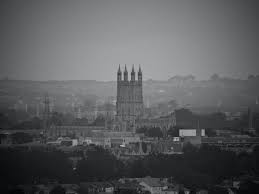
#> input picture lec/contrast_enhancement/image/low-contrast-image.jpg, 259 x 194 px, found by its file name
$ jupyter execute ComVis_GrayLevelSlicing.ipynb
#> lines starting #> are read from the running program, lines starting #| are printed output that depends on the picture; after the words box and inside, x2 and y2 are one past the last pixel; in counts of white or black regions, pixels touching at a corner belong together
# Contrast Enhancement
In this process, we will implement the contrast enhancement algorithm on a low contrast image using `Gray Level Slicing Transformation` technique.

Acknowledge:
- The code algorithm is inspired from following links:
[Image Processing, "Part 3: Intensity Transformation and Spatial Filters"](https://www.philadelphia.edu.jo/academics/hhardan/uploads/Image_Processing-ch3_part_3.pdf) by Hanan Hardan
- The image was taken from following links:
[Low Contrast Image](https://unsplash.com/s/photos/low-contrast)

By:
Denny Alvito Ginting
2440101300

## Importing Libraries

[cell 1]
# OpenCV Library
import cv2

# Mathematical Function
import numpy as np

# Visualization
import matplotlib.pyplot as plt
import seaborn as sns
from google.colab.patches import cv2_imshow

## Importing image

[cell 2]
image = cv2.imread('/content/low-contrast-image.jpg')
#> image is the input picture: shape (194, 259, 3); mean B, G, R 93.6, 91.6, 90.6

## Showing image

[cell 3]
cv2_imshow(image)

## Gray Scaling the Image
Following image seems like it has been gray scaled, but let's perform gray scaling process from `OpenCV` to make sure.

[cell 4]
grayscale_img = cv2.cvtColor(image, cv2.COLOR_BGR2GRAY)

cv2_imshow(grayscale_img)

> Yep, seems like the image doesn't change too much.

## Exploring the Image
We will do some process as such:
- Image Shape
- The Histogram Intensity Visualization before and after histogram transformation

[cell 5]
print(f'The Image Shape is: {image.shape}')
#| The Image Shape is: (194, 259, 3)

### Count the Intensity

[cell 6]
# Count the intensity on pixel
intensityCounter = np.zeros(256, dtype=int)

# Taking the coordinate from grayscaled-image
height = grayscale_img.shape[0]
#> height = 194
width = grayscale_img.shape[1]
#> width = 259

# Count the intensity by iterating through the image's pixel
for i in range(height):
  for j in range(width):
    intensityCounter[grayscale_img[i][j]] += 1

### Visualizing the Histogram (Before Transformation)

[cell 7]
plt.figure(1)
plt.title('Histogram Before Transformation')
plt.plot(intensityCounter, 'g', label = 'intensity')
plt.legend(loc = 'best')
plt.xlabel('Intensity')
plt.ylabel('Quantity')
plt.show()
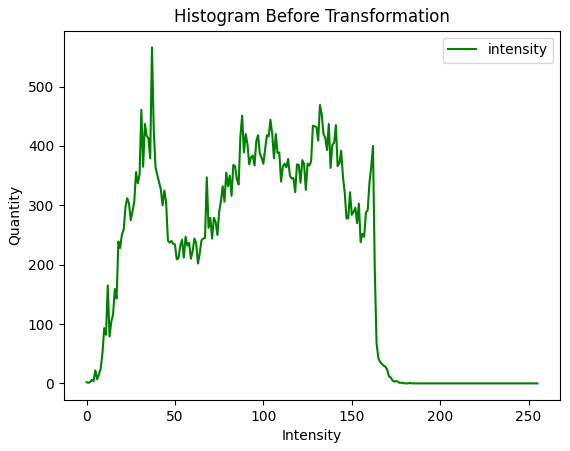
#> figure drawn by matplotlib, 1 panel; curve peaks at x = 37, y = 566

## Gray Slicing for the First Transformation

For this transformation, the following grey-level transformations (grey-level slicing) highlight the range [A, B] of gray levels. The rest of the “levels range” will be reduced to a constant level.

[cell 8]
first_transformation = grayscale_img.copy()
height = first_transformation.shape[0]
width = first_transformation.shape[1]

"""
Approach:

If the pixel intensity in the old image is between (100 to 200)
then we will convert it to 255 (White)

The range of interest in the chosen pixel intensity is optional but in this case
i will choose from 100 to 200, it is also the same with the conversion,
doesn't have to be 255

Otherwise will be converted to 0 (Black)

"""
def first_transform(first_transformation, height, width):
#> called with height = 194, width = 259
  for i in range(height):
    for j in range(width):
      pixelIntensity = first_transformation[i][j]

      if pixelIntensity >= 100 and pixelIntensity <= 200:
        first_transformation[i][j] = 255
      else:
        first_transformation[i][j] = 0
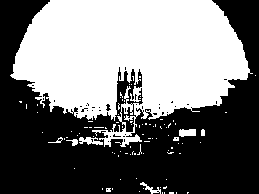
#> first_transformation: shape (194, 259); 46.6% white; 96 white regions (88 under 20 px), largest, box (x1, y1, x2, y2) and area: (10, 0, 253, 147) 22720, (179, 129, 196, 137) 115, (79, 137, 103, 145) 115

  return first_transformation

transformation = first_transform(first_transformation, height, width)

### Comparing Before and After First Transformation

#### Count the Intensity

[cell 9]
def countIntensity(transformation,height, width):
#> called with height = 194, width = 259
  intensityCounter = np.zeros(256, dtype=int)
  for i in range(height):
    for j in range(width):
      intensityCounter[transformation[i][j]] += 1

  return intensityCounter

[cell 10]
height = transformation.shape[0]
width = transformation.shape[1]

intens_ctr = countIntensity(transformation, height, width)
#> intens_ctr = 256 values, max 26838 at index 0, min 0 at index 1, mean 196.3

[cell 11]
plt.figure(figsize=(12,6))
# Before Transformation

# Image
plt.subplot(2,2,1)
plt.title('Image Before Transformation')
plt.imshow(grayscale_img, cmap='gray')
plt.axis('off')

# Histogram
plt.subplot(2,2,3)
plt.title('Histogram Before Transformation')
plt.plot(intensityCounter, 'g', label = 'intensity')
plt.legend(loc = 'best')
plt.xlabel('Intensity')
plt.ylabel('Quantity')

# After First Transformation

# Image
plt.subplot(2,2,2)
plt.title('Image After Transformation')
plt.imshow(transformation, cmap='gray')
plt.axis('off')

# Histogram
plt.subplot(2,2,4)
plt.title('Histogram After First Transformation')
plt.plot(intens_ctr, 'r', label = 'intensity')
plt.legend(loc = 'best')
plt.xlabel('Intensity')
plt.ylabel('Quantity')
plt.show()
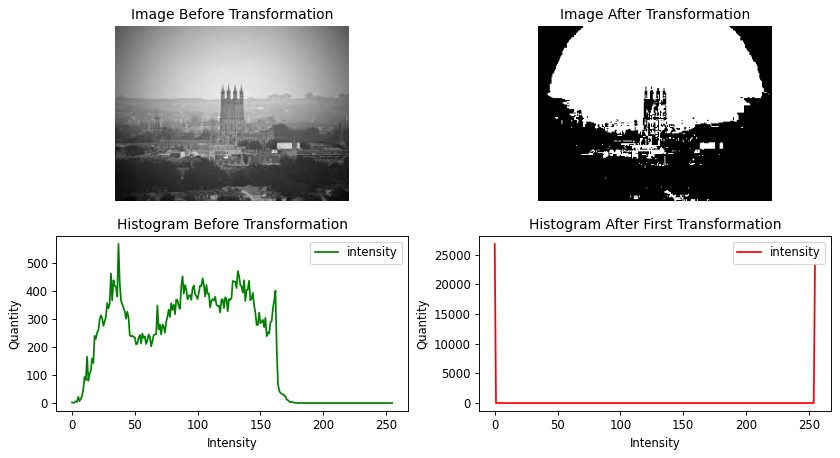
#> figure drawn by matplotlib, 4 panels; panel 2: curve peaks at x = 37, y = 566; panel 4: curve peaks at x = 0, y = 26838

## Gray Slicing for the Second Transformation

For this transformation, the following grey-level transformation (grey-level slicing) highlights the range [A, B] of gray levels. The rest of the “levels range” will be preserved.

[cell 12]
second_transformation = grayscale_img.copy()
height = second_transformation.shape[0]
width = second_transformation.shape[1]

"""
Approach:

If the pixel intensity in the old image is between (100 to 200)
then we will convert it to 255 (White)

Otherwise will be preserved as it is

"""
def second_transform(second_transformation, height, width):
#> called with height = 194, width = 259
  for i in range(height):
    for j in range(width):
      pixelIntensity = second_transformation[i][j]

      if pixelIntensity >= 100 and pixelIntensity <= 200:
        second_transformation[i][j] = 255
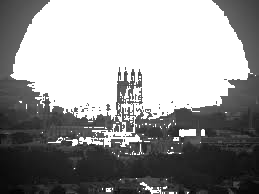
#> second_transformation: shape (194, 259); min 0, max 255, mean 149.7

  return second_transformation

transformation_2 = second_transform(second_transformation, height, width)

[cell 13]
height = transformation_2.shape[0]
width = transformation_2.shape[1]

intens_ctr_2 = countIntensity(transformation_2, height, width)
#> intens_ctr_2 = 256 values, max 23408 at index 255, min 0 at index 100, mean 196.3

[cell 14]
plt.figure(figsize=(12,6))
# Before Transformation

# Image
plt.subplot(2,2,1)
plt.title('Image Before Transformation')
plt.imshow(grayscale_img, cmap='gray')
plt.axis('off')

# Histogram
plt.subplot(2,2,3)
plt.title('Histogram Before Transformation')
plt.plot(intensityCounter, 'g', label = 'intensity')
plt.legend(loc = 'best')
plt.xlabel('Intensity')
plt.ylabel('Quantity')

# After Second Transformation

# Image
plt.subplot(2,2,2)
plt.title('Image After Transformation')
plt.imshow(transformation_2, cmap='gray')
plt.axis('off')

# Histogram
plt.subplot(2,2,4)
plt.title('Histogram After Second Transformation')
plt.plot(intens_ctr_2, 'r', label = 'intensity')
plt.legend(loc = 'best')
plt.xlabel('Intensity')
plt.ylabel('Quantity')
plt.show()
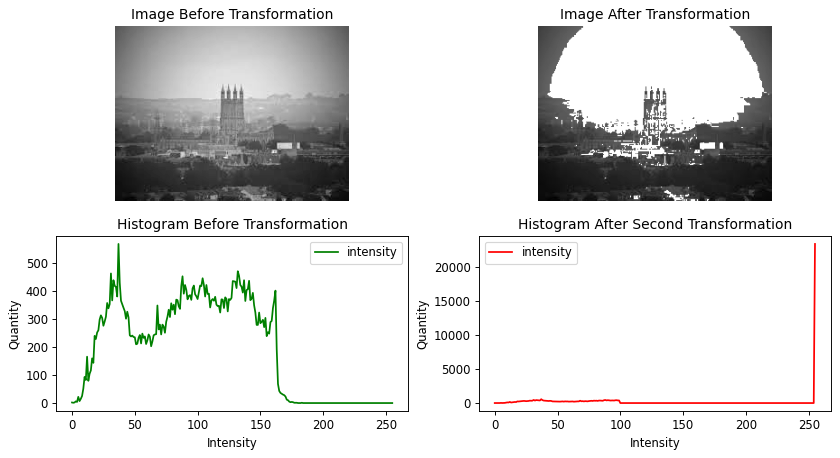
#> figure drawn by matplotlib, 4 panels; panel 2: curve peaks at x = 37, y = 566; panel 4: curve peaks at x = 255, y = 23408

## Visualizing for Overall Before and After both Transformation

[cell 15]
plt.figure(figsize=(18,8))
# Before Transformation

# Image
plt.subplot(2,3,1)
plt.title('Image Before Transformation')
plt.imshow(grayscale_img, cmap='gray')
plt.axis('off')

# Histogram
plt.subplot(2,3,4)
plt.title('Histogram Before Transformation')
plt.plot(intensityCounter, 'g', label = 'intensity (before transformation)')
plt.legend(loc = 'best')
plt.xlabel('Intensity')
plt.ylabel('Quantity')

# After First Transformation

# Image
plt.subplot(2,3,2)
plt.title('Image After First Transformation')
plt.imshow(transformation, cmap='gray')
plt.axis('off')

# Histogram
plt.subplot(2,3,5)
plt.title('Histogram After First Transformation')
plt.plot(intens_ctr, 'r', label = 'intensity (first transformation)')
plt.legend(loc = 'best')
plt.xlabel('Intensity')
plt.ylabel('Quantity')

# After Second Transformation

# Image
plt.subplot(2,3,3)
plt.title('Image After Second Transformation')
plt.imshow(transformation_2, cmap='gray')
plt.axis('off')

# Histogram
plt.subplot(2,3,6)
plt.title('Histogram After Second Transformation')
plt.plot(intens_ctr_2, 'b', label = 'intensity (second transformation)')
plt.legend(loc = 'best')
plt.xlabel('Intensity')
plt.ylabel('Quantity')
plt.show()
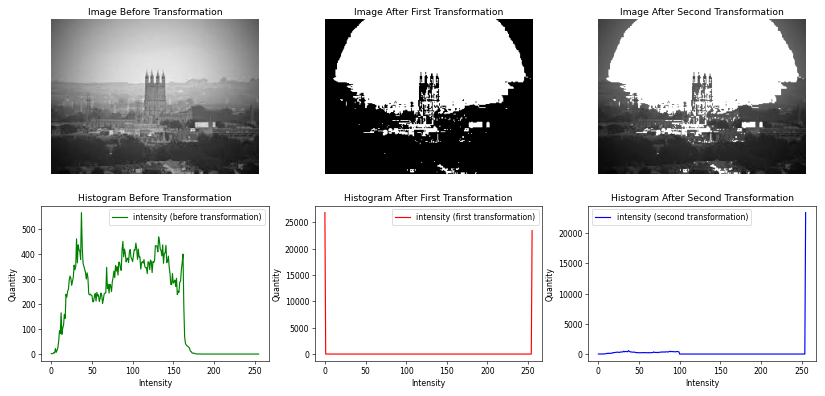
#> figure drawn by matplotlib, 6 panels; panel 2: curve peaks at x = 37, y = 566; panel 4: curve peaks at x = 0, y = 26838; panel 6: curve peaks at x = 255, y = 23408
